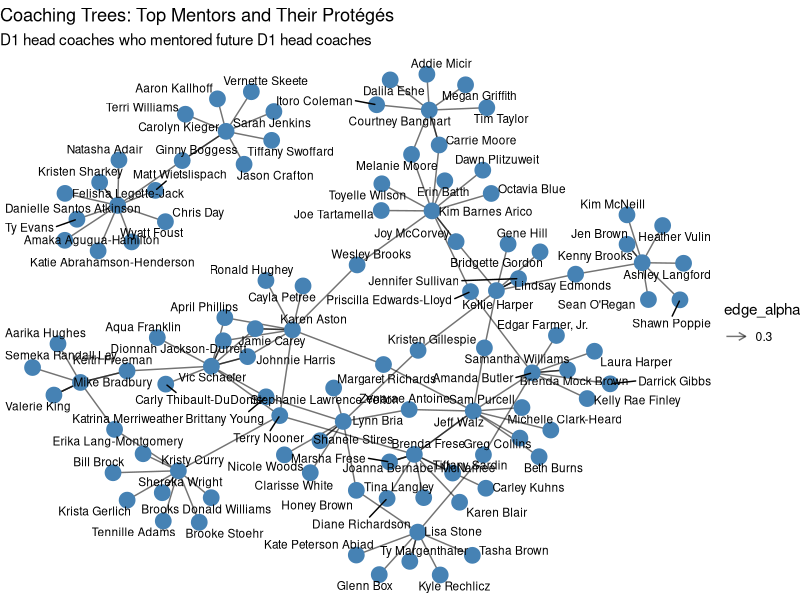
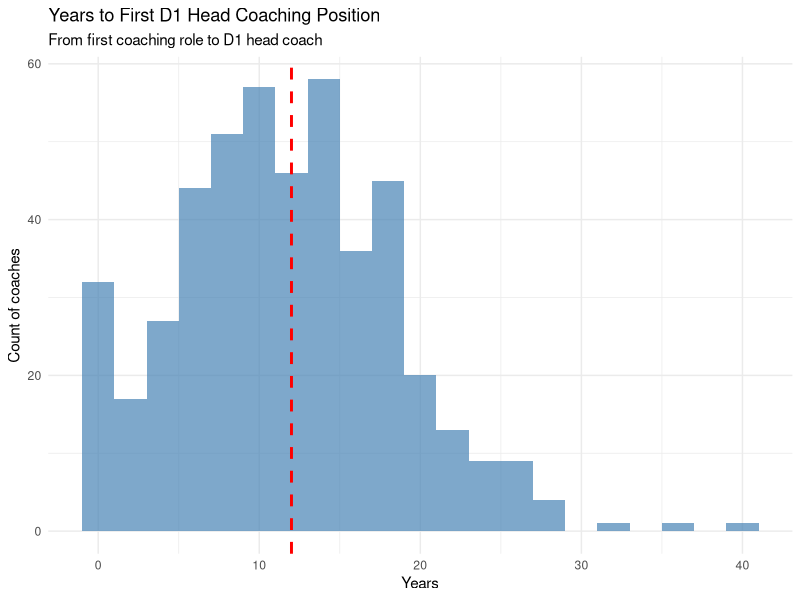

Write R code to recreate these figures, in order. (Note: this script raises an error after producing the figures.)
## ---- chunk 1
knitr::opts_chunk$set(echo = TRUE, message = FALSE, warning = FALSE)
library(tidyverse)
library(igraph)
library(ggraph)
library(tidygraph)
library(lubridate)
## ---- chunk 2
coaching <- read_csv("coaching_histories_merged.csv")

# Quick overview
glimpse(coaching)

cat("\nDataset summary:\n")
cat("Total records:", nrow(coaching), "\n")
cat("Unique coaches:", n_distinct(coaching$coach), "\n")
cat("Unique schools:", n_distinct(coaching$college), "\n")
cat("Division I records:", sum(coaching$division == "I", na.rm = TRUE), "\n")
## ---- chunk 3
# Identify coaches who became D1 head coaches
d1_head_coaches <- coaching %>%
  filter(division == "I", position_title_standardized == "Head Coach") %>%
  distinct(coach) %>%
  pull(coach)

# Find their previous positions (before becoming head coach)
future_hc_positions <- coaching %>%
  filter(coach %in% d1_head_coaches) %>%
  arrange(coach, start_year) %>%
  group_by(coach) %>%
  mutate(
    is_head_coach = position_title_standardized == "Head Coach",
    first_hc_year = min(start_year[is_head_coach], na.rm = TRUE),
    before_hc = start_year < first_hc_year | is.na(first_hc_year)
  ) %>%
  ungroup()

# Schools that produced future D1 head coaches (by position type)
hc_production_schools <- future_hc_positions %>%
  filter(before_hc, division == "I") %>%
  group_by(college_clean, position_title_standardized) %>%
  summarize(
    future_hcs = n_distinct(coach),
    .groups = "drop"
  ) %>%
  arrange(desc(future_hcs))

cat("\nTop 20 D1 schools producing future head coaches (all positions):\n")
hc_production_schools %>%
  group_by(college_clean) %>%
  summarize(total_future_hcs = sum(future_hcs), .groups = "drop") %>%
  arrange(desc(total_future_hcs)) %>%
  head(20) %>%
  print(n = 20)

cat("\n\nTop schools by position type:\n")
hc_production_schools %>%
  filter(position_title_standardized %in% c("Assistant Coach", "Associate Head Coach")) %>%
  group_by(position_title_standardized) %>%
  slice_max(future_hcs, n = 10) %>%
  arrange(position_title_standardized, desc(future_hcs))
## ---- chunk 4
# Sequence of positions before becoming head coach
career_sequences <- future_hc_positions %>%
  filter(before_hc, division == "I") %>%
  arrange(coach, start_year) %>%
  group_by(coach) %>%
  summarize(
    positions_held = list(position_title_standardized),
    n_positions = n(),
    final_position = last(position_title_standardized),
    .groups = "drop"
  )

cat("\nMost common final position before becoming D1 head coach:\n")
career_sequences %>%
  count(final_position, sort = TRUE) %>%
  mutate(pct = n / sum(n) * 100) %>%
  head(10)

# Average number of positions held before head coach role
cat("\n\nAverage D1 positions held before becoming head coach:",
    round(mean(career_sequences$n_positions, na.rm = TRUE), 1))

# Common 2-step and 3-step pathways
cat("\n\nCommon 2-position pathways to head coach:\n")
career_sequences %>%
  filter(n_positions == 2) %>%
  mutate(pathway = map_chr(positions_held, ~paste(.x, collapse = " → "))) %>%
  count(pathway, sort = TRUE) %>%
  head(10)

cat("\n\nCommon 3-position pathways to head coach:\n")
career_sequences %>%
  filter(n_positions == 3) %>%
  mutate(pathway = map_chr(positions_held, ~paste(.x, collapse = " → "))) %>%
  count(pathway, sort = TRUE) %>%
  head(10)
## ---- chunk 5
# Create edges: assistant coaches who worked under head coaches
coaching_relationships <- coaching %>%
  filter(division == "I") %>%
  select(coach, college_clean, position_title_standardized, start_year, end_year) %>%
  # For each school/timeframe, find head coaches
  left_join(
    coaching %>%
      filter(division == "I", position_title_standardized == "Head Coach") %>%
      select(hc_name = coach, college_clean, 
             hc_start = start_year, hc_end = end_year),
    by = "college_clean",
    relationship = "many-to-many"
  ) %>%
  # Keep only overlapping tenures (assistant worked under this head coach)
  filter(
    !is.na(hc_start),
    coach != hc_name,
    position_title_standardized %in% c("Assistant Coach", "Associate Head Coach"),
    # Check for time overlap
    start_year <= coalesce(hc_end, 2025),
    coalesce(end_year, 2025) >= hc_start
  ) %>%
  distinct(coach, hc_name, college_clean)

cat("Coaching relationships identified:", nrow(coaching_relationships), "\n")

# Most prolific mentors (head coaches who produced assistants who became HCs)
prolific_mentors <- coaching_relationships %>%
  filter(coach %in% d1_head_coaches) %>%
  count(hc_name, sort = TRUE) %>%
  rename(mentor = hc_name, proteges_who_became_hc = n)

cat("\nTop 20 mentors (head coaches whose assistants became D1 head coaches):\n")
print(prolific_mentors %>% head(20), n = 20)
## ---- chunk 6
# Create network of top mentors (for visualization clarity)
top_mentors <- prolific_mentors %>%
  head(15) %>%
  pull(mentor)

network_edges <- coaching_relationships %>%
  filter(
    hc_name %in% top_mentors,
    coach %in% d1_head_coaches
  ) %>%
  select(from = hc_name, to = coach, school = college_clean)

# Build network graph
coaching_network <- as_tbl_graph(network_edges, directed = TRUE)

# Plot
ggraph(coaching_network, layout = 'fr') +
  geom_edge_link(aes(alpha = 0.3), arrow = arrow(length = unit(2, 'mm'))) +
  geom_node_point(size = 5, color = "steelblue") +
  geom_node_text(aes(label = name), repel = TRUE, size = 3) +
  theme_void() +
  labs(
    title = "Coaching Trees: Top Mentors and Their Protégés",
    subtitle = "D1 head coaches who mentored future D1 head coaches"
  )
## ---- chunk 7
# Track coach movement between schools
coach_movements <- coaching %>%
  filter(division == "I") %>%
  arrange(coach, start_year) %>%
  group_by(coach) %>%
  mutate(
    next_school = lead(college_clean),
    next_position = lead(position_title_standardized),
    next_start = lead(start_year)
  ) %>%
  filter(!is.na(next_school), college_clean != next_school) %>%
  ungroup()

# Most common school-to-school transitions
cat("\nTop 30 school-to-school coaching pipelines:\n")
coach_movements %>%
  count(college_clean, next_school, sort = TRUE) %>%
  rename(from_school = college_clean, to_school = next_school, coaches = n) %>%
  head(30) %>%
  print(n = 30)

# Schools that "export" coaches to D1 head coaching jobs
coach_exports <- coach_movements %>%
  filter(next_position == "Head Coach") %>%
  count(college_clean, sort = TRUE) %>%
  rename(school = college_clean, coaches_to_hc = n)

cat("\n\nTop 20 schools that export coaches to D1 head coaching positions:\n")
print(coach_exports %>% head(20), n = 20)
## ---- chunk 8
# Conferences producing future head coaches
conference_production <- future_hc_positions %>%
  filter(before_hc, division == "I") %>%
  count(conference, position_title_standardized) %>%
  arrange(desc(n))

cat("\nTop conferences producing future D1 head coaches:\n")
conference_production %>%
  group_by(conference) %>%
  summarize(total = sum(n), .groups = "drop") %>%
  arrange(desc(total)) %>%
  head(15) %>%
  print(n = 15)

# Conference loyalty: coaches who stay within conference
conference_loyalty <- coach_movements %>%
  left_join(
    coaching %>% 
      filter(division == "I") %>%
      select(coach, college_clean, conference),
    by = c("next_school" = "college_clean", "coach" = "coach"),
    relationship = "many-to-many"
  ) %>%
  filter(!is.na(conference.x), !is.na(conference.y)) %>%
  mutate(same_conference = conference.x == conference.y) %>%
  group_by(conference.x) %>%
  summarize(
    total_moves = n(),
    same_conference_moves = sum(same_conference),
    loyalty_rate = same_conference_moves / total_moves * 100,
    .groups = "drop"
  ) %>%
  arrange(desc(loyalty_rate))

cat("\n\nConference retention rates (coaches staying within conference):\n")
print(conference_loyalty %>% head(15), n = 15)
## ---- chunk 9
# Calculate years from first coaching position to first head coach role
time_to_hc <- coaching %>%
  filter(coach %in% d1_head_coaches) %>%
  arrange(coach, start_year) %>%
  group_by(coach) %>%
  summarize(
    first_position_year = min(start_year, na.rm = TRUE),
    first_hc_year = min(start_year[position_title_standardized == "Head Coach" & 
                                     division == "I"], na.rm = TRUE),
    years_to_hc = first_hc_year - first_position_year,
    .groups = "drop"
  ) %>%
  filter(is.finite(years_to_hc), years_to_hc >= 0)

cat("\nTime to D1 head coach position:\n")
cat("Mean:", round(mean(time_to_hc$years_to_hc, na.rm = TRUE), 1), "years\n")
cat("Median:", median(time_to_hc$years_to_hc, na.rm = TRUE), "years\n")

# Distribution
ggplot(time_to_hc, aes(x = years_to_hc)) +
  geom_histogram(binwidth = 2, fill = "steelblue", alpha = 0.7) +
  geom_vline(xintercept = median(time_to_hc$years_to_hc, na.rm = TRUE), 
             linetype = "dashed", color = "red", size = 1) +
  labs(
    title = "Years to First D1 Head Coaching Position",
    subtitle = "From first coaching role to D1 head coach",
    x = "Years",
    y = "Count of coaches"
  ) +
  theme_minimal()
## ---- chunk 10
# Define "top programs" - schools with sustained success
# Using Top 25 programs as proxy (you can adjust this list)
top_programs <- c("Connecticut", "Tennessee", "Stanford", "Notre Dame", "Baylor",
                  "South Carolina", "LSU", "Texas", "Duke", "North Carolina",
                  "Louisville", "Maryland", "Ohio St.", "Iowa", "Indiana")

# Assistant coaches from top programs who became head coaches
finishing_school_analysis <- future_hc_positions %>%
  filter(
    before_hc,
    division == "I",
    college_clean %in% top_programs,
    position_title_standardized %in% c("Assistant Coach", "Associate Head Coach")
  ) %>%
  group_by(college_clean) %>%
  summarize(
    future_head_coaches = n_distinct(coach),
    .groups = "drop"
  ) %>%
  arrange(desc(future_head_coaches))

cat("\n'Finishing schools' - top programs producing future head coaches:\n")
print(finishing_school_analysis, n = Inf)

# Average years spent at top program before becoming HC
years_at_top_programs <- future_hc_positions %>%
  filter(
    before_hc,
    division == "I",
    college_clean %in% top_programs,
    position_title_standardized %in% c("Assistant Coach", "Associate Head Coach")
  ) %>%
  mutate(years_at_school = coalesce(end_year, 2025) - start_year) %>%
  group_by(college_clean) %>%
  summarize(
    avg_years = mean(years_at_school, na.rm = TRUE),
    .groups = "drop"
  ) %>%
  arrange(desc(avg_years))

cat("\n\nAverage years spent at top programs (for future HCs):\n")
print(years_at_top_programs, n = Inf)
## ---- chunk 11
# Head coaches who left for another D1 head coaching job
stepping_stone_moves <- coaching %>%
  filter(division == "I", position_title_standardized == "Head Coach") %>%
  arrange(coach, start_year) %>%
  group_by(coach) %>%
  mutate(
    next_school = lead(college_clean),
    next_position = lead(position_title_standardized),
    moved_to_hc = next_position == "Head Coach" & !is.na(next_school)
  ) %>%
  filter(moved_to_hc) %>%
  ungroup()

cat("\nSchools most commonly serving as stepping stones (HC → HC moves):\n")
stepping_stone_moves %>%
  count(college_clean, sort = TRUE) %>%
  rename(school = college_clean, hc_departures = n) %>%
  head(20) %>%
  print(n = 20)

# Most common destination schools
cat("\n\nMost common destination schools for head coaches:\n")
stepping_stone_moves %>%
  count(next_school, sort = TRUE) %>%
  rename(destination = next_school, hc_arrivals = n) %>%
  head(20) %>%
  print(n = 20)

# Net flow (destinations minus departures)
hc_flow <- bind_rows(
  stepping_stone_moves %>% count(college_clean, name = "departures"),
  stepping_stone_moves %>% count(next_school, name = "arrivals")
) %>%
  pivot_longer(c(departures, arrivals), names_to = "type", values_to = "count") %>%
  mutate(school = coalesce(college_clean, next_school)) %>%
  select(-college_clean, -next_school) %>%
  pivot_wider(names_from = type, values_from = count, values_fill = 0) %>%
  mutate(net_flow = arrivals - departures) %>%
  arrange(desc(net_flow))

cat("\n\nNet head coach flow (positive = attracts HCs, negative = loses HCs):\n")
cat("\nTop 10 HC destinations:\n")
print(hc_flow %>% head(10), n = 10)
cat("\nTop 10 HC departure schools:\n")
print(hc_flow %>% arrange(net_flow) %>% head(10), n = 10)
## ---- chunk 12
# Years spent in each position before moving up
position_duration <- coaching %>%
  filter(division == "I") %>%
  mutate(years_in_position = coalesce(end_year, 2025) - start_year) %>%
  group_by(position_title_standardized) %>%
  summarize(
    n_positions = n(),
    avg_duration = mean(years_in_position, na.rm = TRUE),
    median_duration = median(years_in_position, na.rm = TRUE),
    .groups = "drop"
  ) %>%
  arrange(desc(n_positions))

cat("\nAverage years in each position type:\n")
print(position_duration, n = Inf)

# Promotion rates by position
promotions <- coaching %>%
  filter(division == "I") %>%
  arrange(coach, start_year) %>%
  group_by(coach) %>%
  mutate(
    next_position = lead(position_title_standardized),
    promoted = case_when(
      position_title_standardized == "Staff" & 
        next_position %in% c("Assistant Coach", "Associate Head Coach", "Head Coach") ~ TRUE,
      position_title_standardized == "Assistant Coach" & 
        next_position %in% c("Associate Head Coach", "Head Coach") ~ TRUE,
      position_title_standardized == "Associate Head Coach" & 
        next_position == "Head Coach" ~ TRUE,
      TRUE ~ FALSE
    )
  ) %>%
  filter(!is.na(next_position)) %>%
  group_by(position_title_standardized) %>%
  summarize(
    total_moves = n(),
    promotions = sum(promoted),
    promotion_rate = promotions / total_moves * 100,
    .groups = "drop"
  ) %>%
  arrange(desc(promotion_rate))

cat("\n\nPromotion rates by position:\n")
print(promotions, n = Inf)
